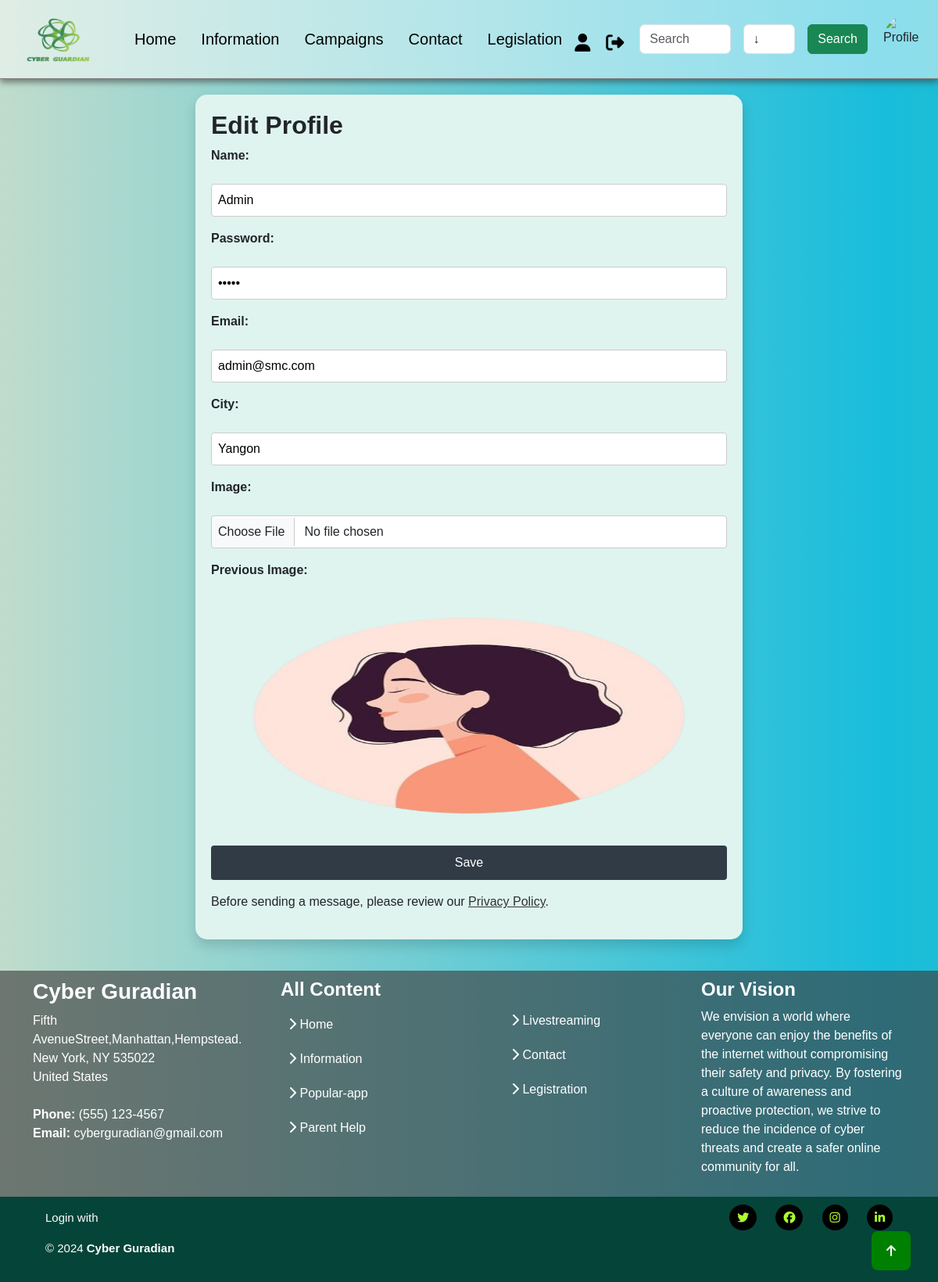
Page /edit-profile.php?editid=2 on the committed database.
### tables this page shows
CREATE TABLE `member` (
  `id` int(11) NOT NULL,
  `name` varchar(300) NOT NULL,
  `email` varchar(300) NOT NULL,
  `password` varchar(8) NOT NULL,
  `city` varchar(200) NOT NULL,
  `subscription` int(11) NOT NULL,
  `profileImg` varchar(500) NOT NULL,
  `usertype` int(11) NOT NULL
);

### edit-profile.php (the view, shortened to what this page needs)
<!DOCTYPE html>
<html lang="en">
<?php
include("dbconnect.php");
$eid = $_GET['editid'];
$stmt = $conn->prepare("SELECT * FROM member WHERE id = ?");
$stmt->bind_param("i", $eid);
$stmt->execute();
$result = $stmt->get_result();
$row = $result->fetch_assoc();
?>
<head>
    <link rel="stylesheet" href="https://cdnjs.cloudflare.com/ajax/libs/font-awesome/6.5.2/css/all.min.css">
    <link href="https://cdn.jsdelivr.net/npm/bootstrap@5.3.3/dist/css/bootstrap.min.css" rel="stylesheet">
    <link rel="stylesheet" href="https://unpkg.com/aos@next/dist/aos.css" />
    <link rel="stylesheet" href="style.css">
</head>
<body>
    <?php include("usernav.php"); ?>
    <main>
        <section id="contact" class="shadow back-color">
            <h2><strong>Edit Profile</strong></h2>
            <form action="edit-profile.php?editid=<?php echo $eid; ?>" method="POST" enctype="multipart/form-data">
                <label for="name">Name:</label>
                <input type="text" id="name" name="name" value="<?php echo htmlspecialchars($row['name']); ?>" required />
                <label for="password">Password:</label>
                <input type="password" id="password" name="password" value="<?php echo htmlspecialchars($row['password']); ?>" required />
                <label for="email">Email:</label>
                <input type="email" id="email" name="email" value="<?php echo htmlspecialchars($row['email']); ?>" required />
                <label for="city">City:</label>
                <input type="text" id="city" name="city" value="<?php echo htmlspecialchars($row['city']); ?>" required />
                <label for="image" class="form-label">Image:</label>
                <input class="form-control" type="file" id="image" name="image" />
                <label for="col" class="form-label">Previous Image:</label>
                <img src="<?php echo "images/" . htmlspecialchars($row['profileImg']); ?>" width="100%" height="300px" alt="">
                <button type="submit" name="btnSave" class="btn btn-primary">Save</button>
            </form>
            <p>
                Before sending a message, please review our
                <a href="privacy-policy.html" target="_blank">Privacy Policy</a>.
            </p>
        </section>
    </main>
    <?php include("userfooter.php"); ?>
</body>
</html>

### style.css (style rules this page uses)
body { font-family: 'proxima-nova', sans-serif; margin: 0; padding: 0; background: rgb(192,220,204); background-image: linear-gradient(90deg, rgba(192,220,204,1) 0%, rgba(24,189,220,1) 47%, rgba(102,190,97,1) 100%); background-size: 200% 200%; animation: gradient 8s ease infinite; }
main { padding: 20px; min-height: 56.8dvh; }
#contact { max-width: 700px; margin: 0 auto; border-radius: 15px; overflow: hidden; margin-bottom: 20px; padding: 20px; }
.back-color { background-color: #DFF4EF ; }
#contact form { display: flex; flex-direction: column; gap: 16px; }
#contact label { font-weight: bold; margin-bottom: 8px; }
#contact input, #contact textarea { padding: 8px; border: 1px solid #ccc; border-radius: 4px; }
#contact button { background-color: rgb(49,59,70); color: white; padding: 10px; border: none; border-radius: 4px; cursor: pointer; }
#contact p { margin-top: 16px; }
#contact a { color: #333; text-decoration: underline; }

### rows in the picture
member: name "Admin", email "admin@smc.com", city "Yangon", profileImg (picture)
